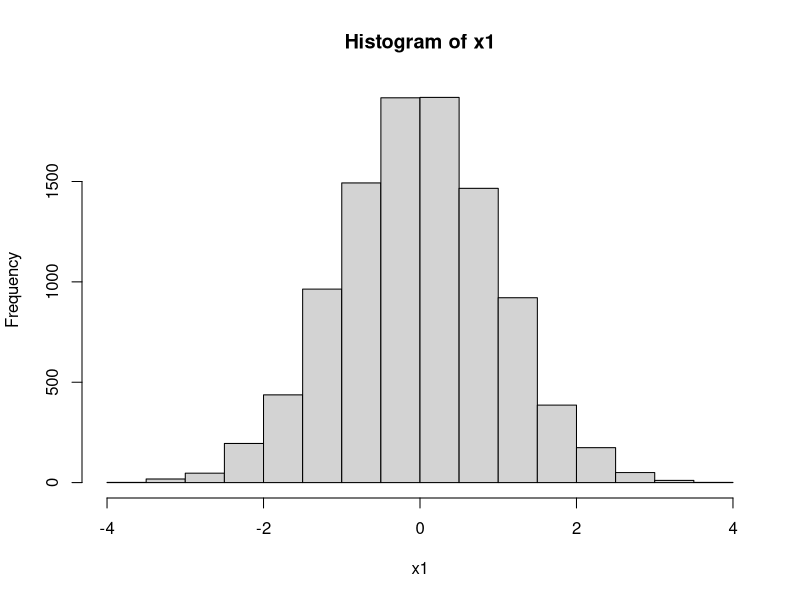

The R source for this figure:
# Generate standard normal distribution with transformation from uniform distribution
n <- 10000
y1 <- runif(n)
y2 <- runif(n)
x1 <- array(0,n)
x2 <- array(0,n)
for(i in 1:n)
{
  x1[i] <- (sqrt(-2*log(y1[i])))*cos(2*3.14*y2[i])
}
hist(x1)
mean(x1)
